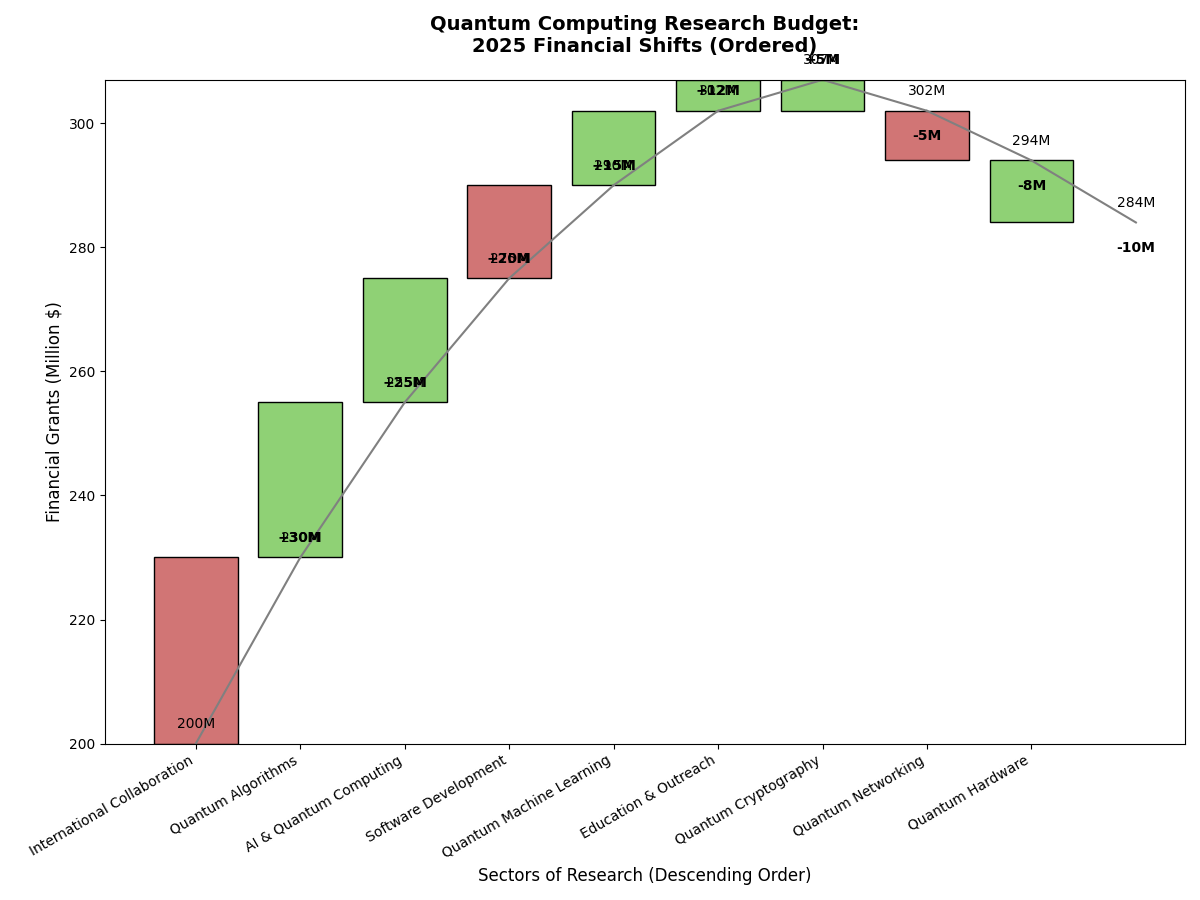

Source code (Python):
import matplotlib.pyplot as plt

initial_grant_budget = 200
grant_changes = {
    'Quantum Algorithms': 25,
    'Quantum Hardware': -10,
    'Software Development': 15,
    'Quantum Cryptography': -5,
    'International Collaboration': 30,
    'Education & Outreach': 5,
    'AI & Quantum Computing': 20,
    'Quantum Networking': -8,
    'Quantum Machine Learning': 12
}

sorted_grant_changes = dict(sorted(grant_changes.items(), key=lambda item: item[1], reverse=True))

cumulative_grants = [initial_grant_budget]
grant_labels = ['Start']

for sector, change in sorted_grant_changes.items():
    cumulative_grants.append(cumulative_grants[-1] + change)
    grant_labels.append(sector)

# Manually shuffled colors for demonstration
bar_colors = ['#d17575', '#8fd175', '#8fd175', '#d17575', '#8fd175', '#8fd175', '#8fd175', '#d17575', '#8fd175']

fig, ax = plt.subplots(figsize=(12, 9))

for i in range(1, len(cumulative_grants)):
    start_value = cumulative_grants[i-1]
    end_value = cumulative_grants[i]
    ax.bar(grant_labels[i], end_value - start_value, bottom=start_value, color=bar_colors[i-1], edgecolor='black')
    ax.plot([i-1, i], [start_value, end_value], color='gray', linewidth=1.5)

plt.xlabel('Sectors of Research (Descending Order)', fontsize=12)
plt.ylabel('Financial Grants (Million $)', fontsize=12)
plt.title('Quantum Computing Research Budget:\n2025 Financial Shifts (Ordered)', fontsize=14, fontweight='bold', pad=20)

for i in range(1, len(cumulative_grants)):
    change_value = sorted_grant_changes[grant_labels[i]]
    ax.text(i, cumulative_grants[i] + (2 if change_value > 0 else -3), 
            f"{change_value:+}M", ha='center', va='bottom' if change_value > 0 else 'top', 
            color='black', fontsize=10, fontweight='bold')

for i in range(len(cumulative_grants)):
    ax.text(i, cumulative_grants[i] + 2, f"{cumulative_grants[i]}M", ha='center', va='bottom', color='black', fontsize=10)

plt.xticks(rotation=30, ha='right', fontsize=10)
plt.tight_layout()

plt.show()
